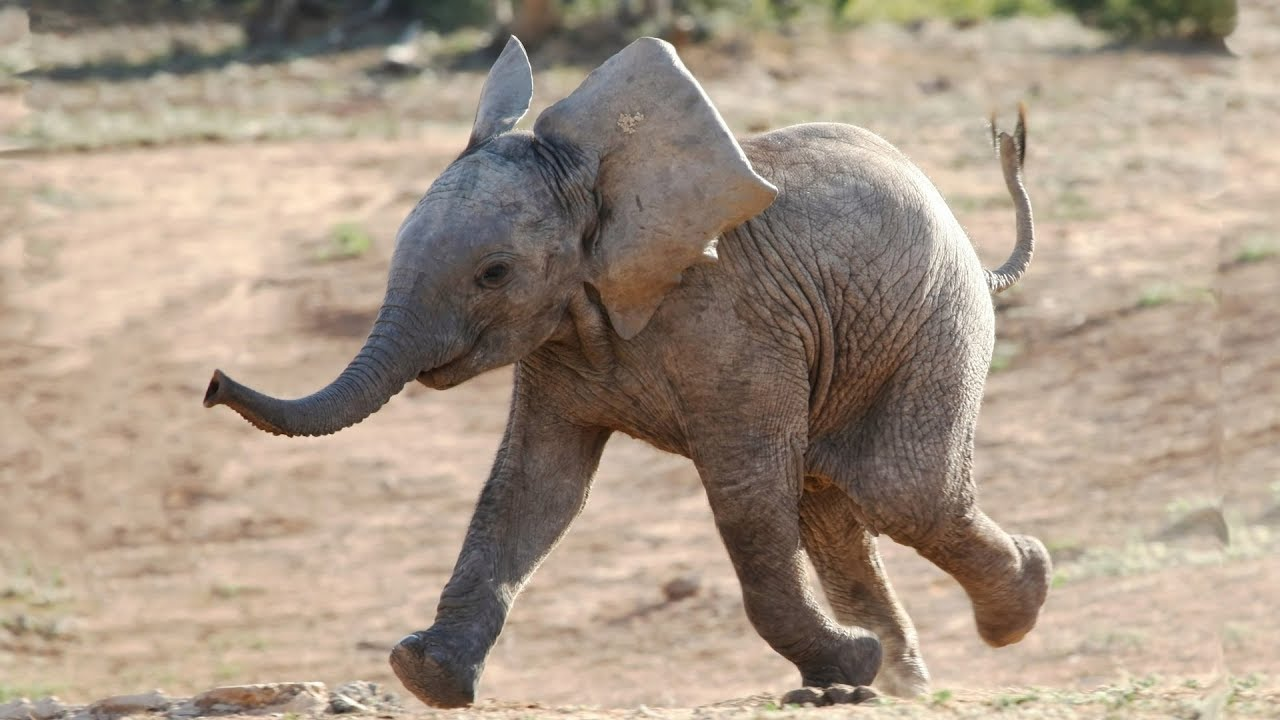
%> input picture maxresdefault.jpg, 1280 x 720 px
$ octave mtf_main.m   (GNU Octave 9; MATLAB toolbox functions it lacks are replaced by stand-ins)
%> lines starting %> are read from the running program, lines starting %| are printed output that depends on the picture
clc;clear all; close all
coordyS = 201;
coordyT= 365
coordxS=407
coordxT=574


coordyS1 = 301;
coordyT1= 465
coordxS1=707
coordxT1=874
img = imread('maxresdefault.jpg');
%> img is the input picture: size 720x1280x3 uint8; mean R, G, B 167.8, 151.6, 135.1
window = img(201:365,407:574,:);
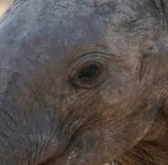
%> window: size 165x168x3 uint8; mean R, G, B 88.2, 80.1, 78.1
window1 = img(301:465,707:874,:);
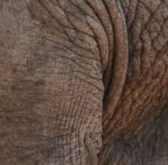
%> window1: size 165x168x3 uint8; mean R, G, B 95.7, 76.3, 65.4

DelayTime=0.2;
figure
imshow(img); imshow(img);
h = figure(1)
hold on; axis tight manual % this ensures that getframe() returns a consistent size


% xlim([min(x) max(x)]), ylim([min(y) max(y)])

% cm = jet(size(x,2));
filename = 'out.gif';
number = 102
sigma = linspace(0.001,3,number)
c=0;
for i=1:number
    try
        img1 = img;
        window = cv.GaussianBlur(window,'SigmaX',sigma(i));
        window1 = cv.GaussianBlur(window1,'SigmaX',sigma(i));

        img1(coordyS:coordyT,coordxS:coordxT,:)=window;
        img1(coordyS1:coordyT1,coordxS1:coordxT1,:)=window1;

        coordxS = coordxS - 4;
        coordxT = coordxT - 4;
        coordyS=coordyS - 1;
        coordyT=coordyT - 1;

        coordxS1 = coordxS1 + 4;
        coordxT1 = coordxT1 + 4;
        coordyS1=coordyS1 + 1;
        coordyT1=coordyT1 + 1;
        imshow(img1);
        gif_generator(h,filename,i,DelayTime)
        c= c+1;
    catch
        c
    end
end
%> after the loop, c = 0; coordxS = 407; coordxS1 = 707; coordxT = 574; coordxT1 = 874; coordyS = 201; coordyS1 = 301; coordyT = 365; coordyT1 = 465
